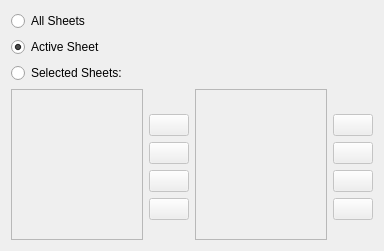
<ui version="4.0" >
 <author>The KSpread Team &lt;calligra-devel@kde.org></author>
 <comment>This file is part of the KDE project
Copyright (C) 2006 The KSpread Team &lt;calligra-devel@kde.org>

This library is free software; you can redistribute it and/or
modify it under the terms of the GNU Library General Public
License as published by the Free Software Foundation; either
version 2 of the License, or (at your option) any later version.

This library is distributed in the hope that it will be useful,
but WITHOUT ANY WARRANTY; without even the implied warranty of
MERCHANTABILITY or FITNESS FOR A PARTICULAR PURPOSE.  See the
GNU Library General Public License for more details.

You should have received a copy of the GNU Library General Public
License along with this library; see the file COPYING.LIB.  If not,
write to the Free Software Foundation, Inc., 51 Franklin Street,
Fifth Floor, Boston, MA 02110-1301, USA.</comment>
 <class>SheetSelectWidget</class>
 <widget class="QWidget" name="SheetSelectWidget" >
  <property name="geometry" >
   <rect>
    <x>0</x>
    <y>0</y>
    <width>384</width>
    <height>251</height>
   </rect>
  </property>
  <property name="sizePolicy" >
   <sizepolicy vsizetype="Expanding" hsizetype="Expanding" >
    <horstretch>0</horstretch>
    <verstretch>0</verstretch>
   </sizepolicy>
  </property>
  <layout class="QGridLayout" name="gridLayout" >
   <item row="0" column="0" >
    <widget class="QRadioButton" name="allSheetsButton" >
     <property name="text" >
      <string>All Sheets</string>
     </property>
    </widget>
   </item>
   <item row="1" column="0" >
    <widget class="QRadioButton" name="activeSheetButton" >
     <property name="text" >
      <string>Active Sheet</string>
     </property>
     <property name="checked" >
      <bool>true</bool>
     </property>
    </widget>
   </item>
   <item row="2" column="0" >
    <widget class="QRadioButton" name="selectedSheetsButton" >
     <property name="text" >
      <string>Selected Sheets:</string>
     </property>
    </widget>
   </item>
   <item rowspan="6" row="3" column="0" >
    <widget class="QListWidget" name="ListViewAvailable" >
     <property name="enabled" >
      <bool>false</bool>
     </property>
     <property name="toolTip" >
      <string>Available sheets</string>
     </property>
     <property name="whatsThis" >
      <string>&lt;b>List of all available sheets.&lt;/b>&lt;br>
To print a sheet you have to select one or more sheets in this list and use the buttons to insert the selected sheet(s) in the right-hand list, which lists all sheets that are printed.&lt;br>
You can insert a sheet as often as you like, this way it will be printed multiple times. This is useful for dividers or title pages, for example.</string>
     </property>
     <property name="dragEnabled" >
      <bool>true</bool>
     </property>
     <column>
      <property name="text" >
       <string>Available Sheets</string>
      </property>
      <property name="clickable" >
       <bool>true</bool>
      </property>
      <property name="resizable" >
       <bool>true</bool>
      </property>
     </column>
    </widget>
   </item>
   <item row="3" column="1" >
    <spacer name="verticalSpacer" >
     <property name="orientation" >
      <enum>Qt::Vertical</enum>
     </property>
     <property name="sizeHint" stdset="0" >
      <size>
       <width>20</width>
       <height>9</height>
      </size>
     </property>
    </spacer>
   </item>
   <item rowspan="6" row="3" column="2" >
    <widget class="QListWidget" name="ListViewSelected" >
     <property name="enabled" >
      <bool>false</bool>
     </property>
     <property name="acceptDrops" >
      <bool>true</bool>
     </property>
     <property name="toolTip" >
      <string>List of sheets to print in given order</string>
     </property>
     <property name="whatsThis" >
      <string>&lt;b>List of sheets to print.&lt;/b>&lt;br>
Only the sheets listed here will be printed in the order of listing. You can change the print order with the up and down buttons.&lt;br>
It is even possible to print a sheet more than once. Just insert the desired sheet again and order the list to your needs.</string>
     </property>
     <property name="dragEnabled" >
      <bool>true</bool>
     </property>
     <column>
      <property name="text" >
       <string>Selected Sheets</string>
      </property>
      <property name="clickable" >
       <bool>true</bool>
      </property>
      <property name="resizable" >
       <bool>true</bool>
      </property>
     </column>
    </widget>
   </item>
   <item row="3" column="3" >
    <spacer name="verticalSpacer_3" >
     <property name="orientation" >
      <enum>Qt::Vertical</enum>
     </property>
     <property name="sizeHint" stdset="0" >
      <size>
       <width>20</width>
       <height>9</height>
      </size>
     </property>
    </spacer>
   </item>
   <item row="4" column="1" >
    <widget class="KPushButton" name="ButtonSelectAll" >
     <property name="enabled" >
      <bool>false</bool>
     </property>
     <property name="toolTip" >
      <string>Select all sheets</string>
     </property>
     <property name="text" >
      <string/>
     </property>
    </widget>
   </item>
   <item row="4" column="3" >
    <widget class="KPushButton" name="ButtonMoveTop" >
     <property name="enabled" >
      <bool>false</bool>
     </property>
     <property name="toolTip" >
      <string>Move selected sheet to the top</string>
     </property>
     <property name="text" >
      <string/>
     </property>
    </widget>
   </item>
   <item row="5" column="1" >
    <widget class="KPushButton" name="ButtonSelect" >
     <property name="enabled" >
      <bool>false</bool>
     </property>
     <property name="toolTip" >
      <string>Select sheets</string>
     </property>
     <property name="text" >
      <string/>
     </property>
    </widget>
   </item>
   <item row="5" column="3" >
    <widget class="KPushButton" name="ButtonMoveUp" >
     <property name="enabled" >
      <bool>false</bool>
     </property>
     <property name="toolTip" >
      <string>Move selected sheet up</string>
     </property>
     <property name="text" >
      <string/>
     </property>
    </widget>
   </item>
   <item row="6" column="1" >
    <widget class="KPushButton" name="ButtonRemove" >
     <property name="enabled" >
      <bool>false</bool>
     </property>
     <property name="toolTip" >
      <string>Remove sheets</string>
     </property>
     <property name="text" >
      <string/>
     </property>
    </widget>
   </item>
   <item row="6" column="3" >
    <widget class="KPushButton" name="ButtonMoveDown" >
     <property name="enabled" >
      <bool>false</bool>
     </property>
     <property name="toolTip" >
      <string>Move selected sheet down</string>
     </property>
     <property name="text" >
      <string/>
     </property>
    </widget>
   </item>
   <item row="7" column="1" >
    <widget class="KPushButton" name="ButtonRemoveAll" >
     <property name="enabled" >
      <bool>false</bool>
     </property>
     <property name="toolTip" >
      <string>Clear Selection</string>
     </property>
     <property name="text" >
      <string/>
     </property>
    </widget>
   </item>
   <item row="7" column="3" >
    <widget class="KPushButton" name="ButtonMoveBottom" >
     <property name="enabled" >
      <bool>false</bool>
     </property>
     <property name="toolTip" >
      <string>Move selected sheet to the bottom</string>
     </property>
     <property name="text" >
      <string/>
     </property>
    </widget>
   </item>
   <item row="8" column="1" >
    <spacer name="verticalSpacer_2" >
     <property name="orientation" >
      <enum>Qt::Vertical</enum>
     </property>
     <property name="sizeHint" stdset="0" >
      <size>
       <width>20</width>
       <height>13</height>
      </size>
     </property>
    </spacer>
   </item>
   <item row="8" column="3" >
    <spacer name="verticalSpacer_4" >
     <property name="orientation" >
      <enum>Qt::Vertical</enum>
     </property>
     <property name="sizeHint" stdset="0" >
      <size>
       <width>20</width>
       <height>13</height>
      </size>
     </property>
    </spacer>
   </item>
  </layout>
 </widget>
 <pixmapfunction></pixmapfunction>
 <customwidgets>
  <customwidget>
   <class>KPushButton</class>
   <extends>QPushButton</extends>
   <header>kpushbutton.h</header>
  </customwidget>
 </customwidgets>
 <tabstops>
  <tabstop>ListViewAvailable</tabstop>
  <tabstop>ButtonSelectAll</tabstop>
  <tabstop>ButtonSelect</tabstop>
  <tabstop>ButtonRemove</tabstop>
  <tabstop>ButtonRemoveAll</tabstop>
  <tabstop>ListViewSelected</tabstop>
  <tabstop>ButtonMoveTop</tabstop>
  <tabstop>ButtonMoveUp</tabstop>
  <tabstop>ButtonMoveDown</tabstop>
  <tabstop>ButtonMoveBottom</tabstop>
 </tabstops>
 <includes>
  <include location="global" >kdialog.h</include>
 </includes>
 <resources/>
 <connections/>
</ui>
